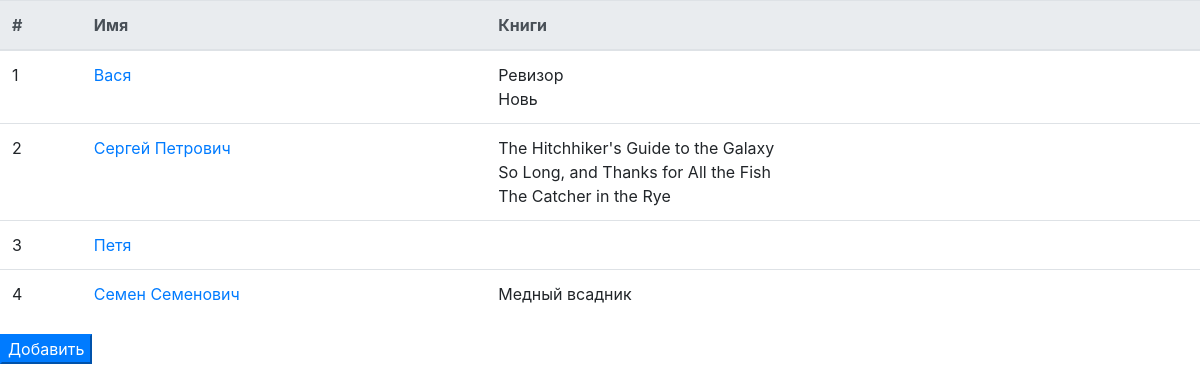
/friend/, run on the app's committed database.
### p_library/models.py (models this page shows, shortened)
class Friend(models.Model):
    name = models.TextField(verbose_name=_("Имя"))
    books = models.ManyToManyField(Book, related_name="friend_book", blank=True, verbose_name=_("Книги"))

class Book(models.Model):
    ISBN = models.CharField(max_length=13)
    title = models.TextField()
    description = models.TextField()
    year_release = models.SmallIntegerField()
    copy_count = models.SmallIntegerField(default=1)
    price = models.DecimalField(max_digits=10, decimal_places=2, default=0.00)
    author = models.ForeignKey(Author, on_delete=models.CASCADE, related_name="book_author")
    publisher = models.ForeignKey(Publisher, null=True, on_delete=models.SET_NULL, related_name="book_publisher")

### p_library/views.py (the view)
# urls.py: path('friend/', FriendList.as_view(), name='friend_list'),
class FriendList(ListView):
    model = Friend
    template_name = 'friend_list.html'

### p_library/templates/friend_list.html (shortened to what this page needs)
<!DOCTYPE html>
<html lang="en">
<head>
    <link rel="stylesheet" href="https://stackpath.bootstrapcdn.com/bootstrap/4.5.0/css/bootstrap.min.css">
</head>
<body>
	<table class="table table-hover">
        <thead class="thead-light">
            <tr>
                <th>#</th>
                <th>Имя</th>
                <th>Книги</th>
            </tr>
        </thead>
        <tbody>
            {% for friend in object_list %}
            <tr>
                <td>{{ forloop.counter }}</td>
                <td><a href="{{ friend.id }}/">{{ friend.name }}</a></td>
                <td>
                    {% for book in friend.books.all %}
                        {{ book.title }}<br>
                    {% endfor %}
                </td>
            </tr>
            {% endfor %}
        </tbody>
	</table>
    <form action="create/" method="get">
        <button class="btn-primary" type="submit">Добавить</button>
    </form>
</body>
</html>

### data on the page
Friend: name "Вася"
Book: title "Ревизор"
Book: title "Новь"
Friend: name "Сергей Петрович"
Book: title "The Hitchhiker's Guide to the Galaxy"
Book: title "So Long, and Thanks for All the Fish"
Book: title "The Catcher in the Rye"
Friend: name "Петя"
Friend: name "Семен Семенович"
Book: title "Медный всадник"
